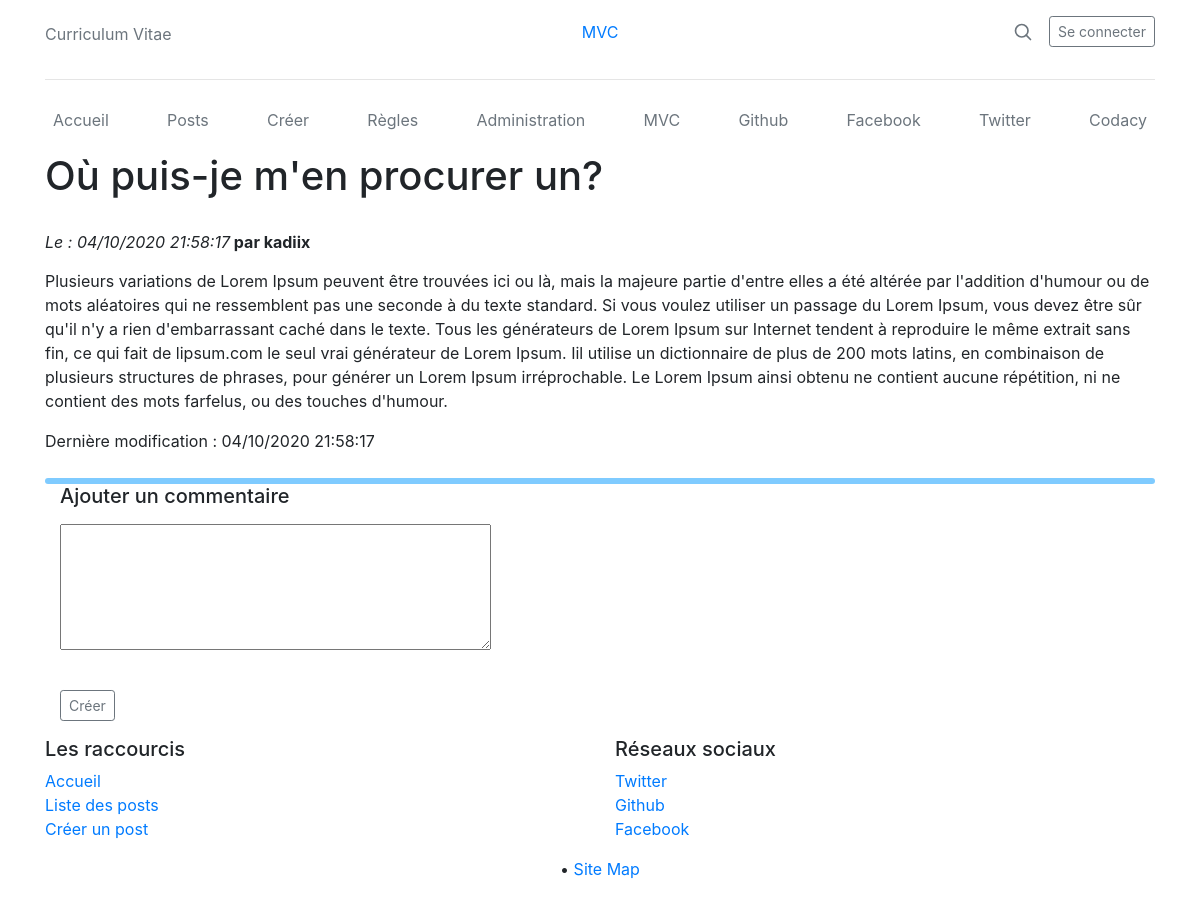
/posts/38, run on the app's committed database.
### tables this page shows
CREATE TABLE `post` (
  `id` int(11) NOT NULL,
  `idUser` int(11) NOT NULL,
  `title` text NOT NULL,
  `subject` text NOT NULL,
  `description` text NOT NULL,
  `creationDate` datetime NOT NULL,
  `modifyDate` datetime DEFAULT NULL,
  `isVerified` tinyint(1) NOT NULL
);

CREATE TABLE `user` (
  `id` int(11) NOT NULL,
  `firstname` varchar(255) NOT NULL,
  `lastname` varchar(255) NOT NULL,
  `username` varchar(255) NOT NULL,
  `password` text NOT NULL,
  `creationDate` datetime NOT NULL,
  `isAdmin` tinyint(1) NOT NULL DEFAULT 0
);

### index.php (called while the page is built, shortened)
<?php
try{
    require("class/Database.php");
    require("controller/postController.php");
    $rm = new Router($_GET['url']);
    $postC = new PostController();
    $userC = new UserController();
    $commC = new CommentController();
    $indexC = new IndexController();
    $adminC = new AdminController();
    $rm->get('/', function() use($indexC) {
        $indexC->index();
    });
    $rm->get('/posts', function() use($postC) {
        $postC->listPosts();
    });
    $rm->get('/posts/create', function() use($postC) {
        $postC->createPost();
    });
    $rm->get('/posts/modify/:id', function($id) use($postC) {
        $postC->modifyPost(null, null, null, $id);
    });
    $rm->get('/posts/:id', function($id) use($postC) {
        $postC->viewPost($id);
    });
    $rm->get('/user/register', function() use($userC) {
        $userC->register();
    });
    $rm->get('/user/login', function() use($userC) {
        $userC->login();
    });
    $rm->get('/user/admin', function() use($adminC) {
        $adminC->index();
    });
    $rm->post('/ajax/logout', function() use($userC){
        $userC->logout();
    });
    $rm->post('/ajax/deleteUser', function() use($userC){
        $userC->delete($_POST["idUser"]);
    });
    $rm->post('/ajax/deleteCom', function() use($commC){
        $commC->delete($_POST["idCom"]);
    });
    $rm->post('/ajax/valideCom', function() use($commC){
        $commC->validate($_POST["idCom"]);
    });
    $rm->post('/ajax/deletePost', function() use($postC){
        $postC->delete($_POST["idPost"]);
    });
    $rm->post('/ajax/validePost', function() use($postC){
        $postC->validate($_POST["idPost"]);
    });
    $rm->post('/ajax/post', function() use($postC){
        $postC->createPost($_POST["title"], $_POST["subject"], $_POST["description"]);
    });
    $rm->post('/ajax/comment', function() use($commC){
        $commC->createComment($_POST["idPost"], $_POST["description"]);
    });
    $rm->post('/ajax/modify', function() use($postC){
        $postC->modifyPost($_POST["title"], $_POST["subject"], $_POST["description"], $_POST["idPost"]);
    });
    $rm->post('/ajax/register', function() use($userC){
        $userC->register($_POST["username"], $_POST["firstname"], $_POST["lastname"], $_POST["password"]);
    });
    $rm->post('/ajax/login', function() use($userC){
        $userC->login($_POST["username"], $_POST["password"]);
    });
    $rm->post('/ajax/contact', function() use($indexC){
        $indexC->contact($_POST["name"], $_POST["email"], $_POST["message"]);
    });
    $rm->run();
}
catch(Exception $e){
    $message = $e->getMessage();
    $indexC->error($message);
}

### class/Route.php (called while the page is built, shortened)
<?php
class Route {
    private $path;
    private $callable;
    private $matches = [];
    public function __construct($path, $callable){
        $this->path = trim($path, '/');
        $this->callable = $callable;
    }
    public function match($url){
        $url = trim($url, '/');
        $path = preg_replace_callback('#:([\w]+)#', [$this, 'paramMatch'], $this->path);
        $regex = "#^$path$#i";
        if(!preg_match($regex, $url, $matches)){
            return false;
        }
        array_shift($matches);
        $this->matches = $matches;
        return true;
    }
    public function call(){
        return call_user_func_array($this->callable, $this->matches);
    }
}

### class/Router.php (called while the page is built, shortened)
<?php
class Router {
    private $url;
    private $routes = [];
    public function __construct($url){
        $this->url = $url;
    }
    private function add($path, $callable, $name, $method){
        $route = new Route($path, $callable);
        $this->routes[$method][] = $route;
        return $route;
    }
    public function run(){
        foreach($this->routes[$_SERVER['REQUEST_METHOD']] as $route){
            if($route->match($this->url)){
                return $route->call();
            }
        }
        throw new Exception('No matching routes');
    }
}

### controller/controller.php (called while the page is built, shortened)
<?php
require_once("model/userManager.php");
require_once("model/postManager.php");
class Controller{
    private $_postMan;
    private $_userMan;
    public function __construct(){
        $this->_postMan = new PostManager();
        $this->_userMan = new UserManager();
    }
    public function userMan(){
		return $this->_userMan;
    }
    public function postMan(){
		return $this->_postMan;
    }
}

### class/Database.php (called while the page is built, shortened)
<?php
class Database{
	private $PDOInstance = null;
	private static $instance = null;
	private function __construct(){
		$this->PDOInstance = new PDO('mysql:dbname=' . self::DEFAULT_SQL_DTB.';host=' . self::DEFAULT_SQL_HOST, self::DEFAULT_SQL_USER , self::DEFAULT_SQL_PASS);
    }
	public static function getInstance(){
		if(is_null(self::$instance)){
	        self::$instance = new Database();
	    }
		return self::$instance;
    }
	public function prepare($prepare){
		return $this->PDOInstance->prepare($prepare);
	}
}

### model/postManager.php (called while the page is built, shortened)
<?php
require_once('model/entity/post.php');
class PostManager {
	private function buildFromRow($row){
		$creationDate = DateTime::createFromFormat('Y-m-d H:i:s', $row->creationDate);
		$modifyDate = DateTime::createFromFormat('Y-m-d H:i:s', $row->modifyDate);
		return new Post($row->id, $row->idUser, $row->title, $row->subject, $row->description, $creationDate, $modifyDate, $row->isVerified);
	}
	public function getById($id){
		$prepare = Database::getInstance()->prepare("SELECT * FROM post WHERE id = ?");
		$prepare->execute(array($id));
		if($row = $prepare->fetch(PDO::FETCH_OBJ)){
			return $this->buildFromRow($row);
		}else{
			return false;
		}
	}
}

### model/entity/post.php (called while the page is built, shortened)
<?php
class Post {
    private $_id;
    private $_idUser;
    private $_title;
    private $_description;
    private $_creationDate;
    private $_modifyDate;
    public function id(){
		return $this->_id;
	}
	public function setId($_id){
		$this->_id = $_id;
	}
	public function idUser(){
		return $this->_idUser;
	}
	public function setIdUser($_idUser){
		$this->_idUser = $_idUser;
	}
	public function title(){
		return $this->_title;
	}
	public function setTitle($_title){
		$this->_title = $_title;
	}
	public function description(){
		return $this->_description;
	}
	public function setDescription($_description){
		$this->_description = $_description;
	}
	public function creationDate(){
		return $this->_creationDate;
	}
	public function setCreationDate($_creationDate){
		$this->_creationDate = $_creationDate;
	}
	public function modifyDate(){
		return $this->_modifyDate;
	}
	public function setModifyDate($_modifyDate){
		$this->_modifyDate = $_modifyDate;
	}
}

### model/userManager.php (called while the page is built, shortened)
<?php
require_once('model/entity/user.php');
class UserManager {
	private function buildFromRow($row){
		$creationDate = DateTime::createFromFormat('Y-m-d H:i:s', $row->creationDate);
		return new User($row->id, $row->firstname, $row->lastname, $row->username, $row->password, $creationDate, $row->isAdmin);
	}
	public function getById($id){
		$prepare = Database::getInstance()->prepare("SELECT * FROM user WHERE id = ?");
		$prepare->execute(array($id));
		if($row = $prepare->fetch(PDO::FETCH_OBJ)){
			return $this->buildFromRow($row);
		}else{
			return false;
		}
	}
}

### model/entity/user.php (called while the page is built, shortened)
<?php
class User{
    private $_username;
	public function userName(){
		return $this->_username;
	}
	public function setUserName($_username){
		$this->_username = $_username;
	}
}

### view/pages/viewPostView.php (the view, shortened to what this page needs)
<div class="container">
    <div class="postBody">
            <?php
                echo('<h1 class="pageTitle" style="margin-bottom: 30px;" >' . htmlspecialchars($post->title()) . '</h1>');
                echo('<em>Le : ' . $post->creationDate()->format('d/m/Y H:i:s') . '</em><strong> par ' . $needed_users[$post->idUser()]->username() . '</strong>');
                echo('<p style="margin-top: 15px" class="postDescription">' . nl2br(htmlspecialchars($post->description())) . '</p>');
                if($post->modifyDate() != null){echo ('Dernière modification : '. $post->modifyDate()->format('d/m/Y H:i:s'));}
            ?>
        </div>
        <div class="card-shape-right colorRandom flex-auto d-none d-md-block" style="width: 100%; height: 6px; margin-top: 25px; background-color: #7FCBFF; border-radius: 5px;"></div>
        <div class="commentBody">
        <form action="" id='newComment' value="<?= htmlspecialchars($post->id()); ?>" method="post">
            <div class="container">
                <label for="comment"><h5>Ajouter un commentaire</h5></label><br/>
                <textarea id="comment" name="comment" class="post_blog_area" cols="40" rows="5" required></textarea><br/><br/>
                <button type="submit" class=" btn btn-sm btn-outline-secondary">Créer</button>
            </div>
        </form>
    </div>
</div>

### data on the page
post: title "Où puis-je m'en procurer un?", idUser.username "kadiix", description "Plusieurs variations de Lorem Ipsum peuvent être trouvées ici ou là, mais la majeure partie d'entre elles a été altérée par l'addition d'humour ou de mots aléatoires qui ne ressemblent pas une seconde à du texte standard. Si vous voulez utiliser un passage du Lorem Ipsum, vous devez être sûr qu'il n'y a rien d'embarrassant caché dans le texte. Tous les générateurs de Lorem Ipsum sur Internet tendent à reproduire le même extrait sans fin, ce qui fait de lipsum.com le seul vrai générateur de Lorem Ipsum. Iil utilise un dictionnaire de plus de 200 mots latins, en combinaison de plusieurs structures de phrases, pour générer un Lorem Ipsum irréprochable. Le Lorem Ipsum ainsi obtenu ne contient…"

### other printed values
$post->creationDate()->format('d/m/Y H:i:s') "04/10/2020 21:58:17"
$post->modifyDate()->format('d/m/Y H:i:s') "04/10/2020 21:58:17"
